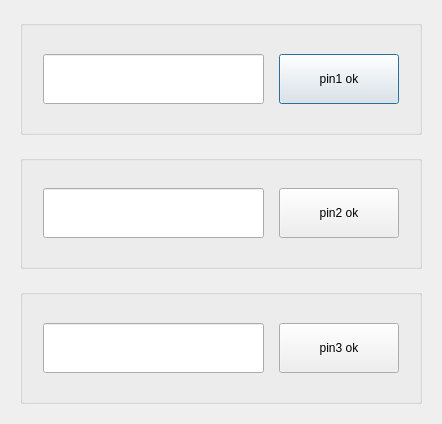
<?xml version="1.0" encoding="UTF-8"?>
<ui version="4.0">
 <class>dlg_act</class>
 <widget class="QDialog" name="dlg_act">
  <property name="geometry">
   <rect>
    <x>0</x>
    <y>0</y>
    <width>442</width>
    <height>424</height>
   </rect>
  </property>
  <property name="windowTitle">
   <string>Dialog</string>
  </property>
  <layout class="QVBoxLayout" name="verticalLayout">
   <property name="spacing">
    <number>20</number>
   </property>
   <property name="leftMargin">
    <number>20</number>
   </property>
   <property name="topMargin">
    <number>20</number>
   </property>
   <property name="rightMargin">
    <number>20</number>
   </property>
   <property name="bottomMargin">
    <number>20</number>
   </property>
   <item>
    <widget class="QGroupBox" name="groupBox">
     <property name="title">
      <string/>
     </property>
     <layout class="QHBoxLayout" name="horizontalLayout">
      <property name="spacing">
       <number>15</number>
      </property>
      <property name="leftMargin">
       <number>20</number>
      </property>
      <property name="rightMargin">
       <number>20</number>
      </property>
      <item>
       <widget class="QLineEdit" name="edtPin1">
        <property name="minimumSize">
         <size>
          <width>0</width>
          <height>50</height>
         </size>
        </property>
        <property name="maximumSize">
         <size>
          <width>16777215</width>
          <height>50</height>
         </size>
        </property>
        <property name="maxLength">
         <number>6</number>
        </property>
       </widget>
      </item>
      <item>
       <widget class="QPushButton" name="btn_pin1">
        <property name="minimumSize">
         <size>
          <width>120</width>
          <height>50</height>
         </size>
        </property>
        <property name="maximumSize">
         <size>
          <width>120</width>
          <height>50</height>
         </size>
        </property>
        <property name="text">
         <string>pin1 ok</string>
        </property>
       </widget>
      </item>
     </layout>
    </widget>
   </item>
   <item>
    <widget class="QGroupBox" name="groupBox_2">
     <property name="title">
      <string/>
     </property>
     <layout class="QHBoxLayout" name="horizontalLayout_2">
      <property name="spacing">
       <number>15</number>
      </property>
      <property name="leftMargin">
       <number>20</number>
      </property>
      <property name="rightMargin">
       <number>20</number>
      </property>
      <item>
       <widget class="QLineEdit" name="edtpin2">
        <property name="minimumSize">
         <size>
          <width>0</width>
          <height>50</height>
         </size>
        </property>
        <property name="maximumSize">
         <size>
          <width>16777215</width>
          <height>50</height>
         </size>
        </property>
        <property name="maxLength">
         <number>6</number>
        </property>
       </widget>
      </item>
      <item>
       <widget class="QPushButton" name="pin_btn2">
        <property name="minimumSize">
         <size>
          <width>120</width>
          <height>50</height>
         </size>
        </property>
        <property name="maximumSize">
         <size>
          <width>120</width>
          <height>50</height>
         </size>
        </property>
        <property name="text">
         <string>pin2 ok</string>
        </property>
       </widget>
      </item>
     </layout>
    </widget>
   </item>
   <item>
    <widget class="QGroupBox" name="groupBox_3">
     <property name="title">
      <string/>
     </property>
     <layout class="QHBoxLayout" name="horizontalLayout_3">
      <property name="spacing">
       <number>15</number>
      </property>
      <property name="leftMargin">
       <number>20</number>
      </property>
      <property name="rightMargin">
       <number>20</number>
      </property>
      <item>
       <widget class="QLineEdit" name="edtpin3">
        <property name="minimumSize">
         <size>
          <width>0</width>
          <height>50</height>
         </size>
        </property>
        <property name="maximumSize">
         <size>
          <width>16777215</width>
          <height>50</height>
         </size>
        </property>
        <property name="maxLength">
         <number>6</number>
        </property>
       </widget>
      </item>
      <item>
       <widget class="QPushButton" name="pin_btn3">
        <property name="minimumSize">
         <size>
          <width>120</width>
          <height>50</height>
         </size>
        </property>
        <property name="maximumSize">
         <size>
          <width>120</width>
          <height>50</height>
         </size>
        </property>
        <property name="text">
         <string>pin3 ok</string>
        </property>
       </widget>
      </item>
     </layout>
    </widget>
   </item>
  </layout>
 </widget>
 <resources/>
 <connections/>
</ui>
